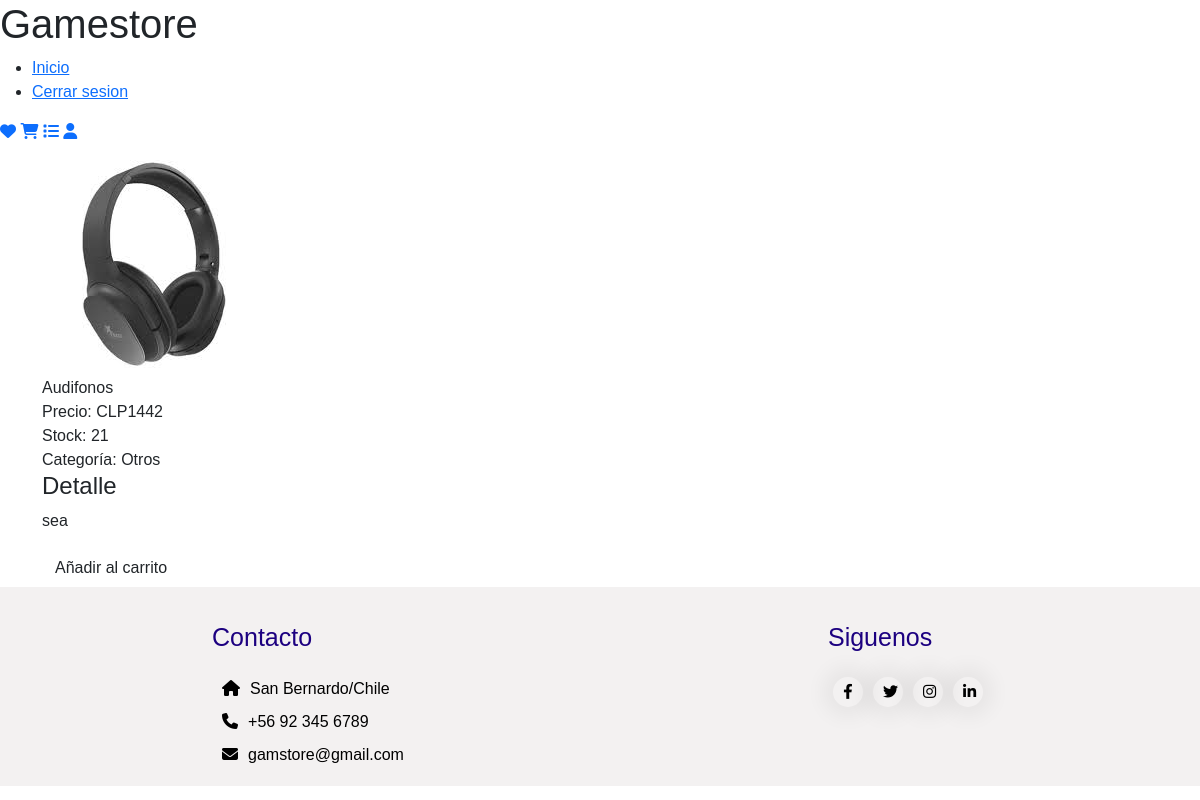
The app's page /productos/detalle/1 (signed in) with its own data.
### modulos/productos/models.py (models this page shows)
class Producto(models.Model):
    nombre = models.CharField(max_length=30)
    descripcion = models.TextField()
    imagen = models.ImageField(upload_to='productos',null=True)
    precio = models.IntegerField(validators=[MinValueValidator(1)])
    stock= models.SmallIntegerField(validators=[MinValueValidator(1)])
    categoria = models.CharField(max_length=20, choices=categorias)

### modulos/productos/views.py (the view)
# urls.py: path('detalle/<int:id>', views.detalleProd, name='detalle'),
@login_required
def detalleProd(request, id ):
    if request.method  == 'GET':
        producto  =get_object_or_404(Producto, id = id)
        datos = {
            'producto': producto
        }
        return render(request, 'productos/detalleProd.html',datos)
    else:
        pass

### templates/productos/detalleProd.html (shortened to what this page needs)
{% extends '../base/base.html' %}
{% load sweetify %}
{% block content %}
<div class="main-content">
    <main class="info-product">
        <div class="container-imgen_detalle">
            <img src="{{producto.imagen.url}}" />
        </div>
        <div class="container-info-product">
            <div class="container-title">{{producto.nombre}}</div>
            <div class="container-price">
                <span>Precio: CLP{{ producto.precio }}</span>
            </div>
            <div class="container-stock">
                <span>Stock: {{ producto.stock }}</span>
            </div>
            <div class="container-category">
                <span>Categoría: {{ producto.categoria }}</span>
            </div>
            <div class="container-description">
                <div class="title-description">
                    <h4>Detalle</h4>
                </div>
                <div class="text-description">
                    <p>
                        {{producto.descripcion}}
                    </p>
                </div>
            </div>
            <div class="container-details-product">
                    <a href="{% url 'añadir' producto.id %}" class="btn " type="button">
                        Añadir al carrito
                    </a>
            </div>
        </div>
    </main>
</div>
{% endblock %}

### static/css/inicio.css (style rules this page uses)
* { margin: 0; padding: 0; box-sizing: border-box; font-family: sans-serif; }
html { scroll-behavior: smooth; }

### static/css/base.css (style rules this page uses)
* { margin: 0; padding: 0; box-sizing: border-box; font-family: sans-serif; }
html { scroll-behavior: smooth; }

### records on screen
Producto: imagen (picture), nombre "Audifonos", precio "1442", stock "21", categoria "Otros", descripcion "sea"
